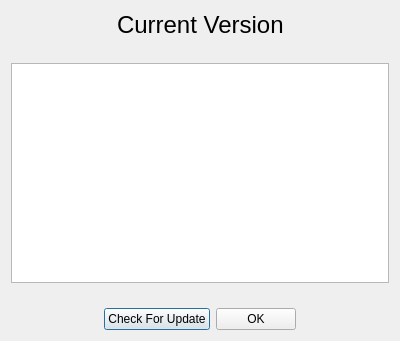
<?xml version="1.0" encoding="UTF-8"?>
<ui version="4.0">
 <class>AboutDlg</class>
 <widget class="QDialog" name="AboutDlg">
  <property name="geometry">
   <rect>
    <x>0</x>
    <y>0</y>
    <width>400</width>
    <height>341</height>
   </rect>
  </property>
  <property name="windowTitle">
   <string>About BerViewer</string>
  </property>
  <layout class="QVBoxLayout" name="verticalLayout">
   <item>
    <layout class="QHBoxLayout" name="horizontalLayout">
     <item>
      <spacer name="horizontalSpacer">
       <property name="orientation">
        <enum>Qt::Horizontal</enum>
       </property>
       <property name="sizeHint" stdset="0">
        <size>
         <width>40</width>
         <height>20</height>
        </size>
       </property>
      </spacer>
     </item>
     <item>
      <widget class="QLabel" name="mVersionLabel">
       <property name="font">
        <font>
         <pointsize>18</pointsize>
        </font>
       </property>
       <property name="text">
        <string>Current Version</string>
       </property>
      </widget>
     </item>
     <item>
      <spacer name="horizontalSpacer_2">
       <property name="orientation">
        <enum>Qt::Horizontal</enum>
       </property>
       <property name="sizeHint" stdset="0">
        <size>
         <width>40</width>
         <height>20</height>
        </size>
       </property>
      </spacer>
     </item>
    </layout>
   </item>
   <item>
    <spacer name="verticalSpacer">
     <property name="orientation">
      <enum>Qt::Vertical</enum>
     </property>
     <property name="sizeHint" stdset="0">
      <size>
       <width>20</width>
       <height>40</height>
      </size>
     </property>
    </spacer>
   </item>
   <item>
    <widget class="QTextEdit" name="mAboutText">
     <property name="minimumSize">
      <size>
       <width>0</width>
       <height>220</height>
      </size>
     </property>
     <property name="readOnly">
      <bool>true</bool>
     </property>
    </widget>
   </item>
   <item>
    <spacer name="verticalSpacer_2">
     <property name="orientation">
      <enum>Qt::Vertical</enum>
     </property>
     <property name="sizeHint" stdset="0">
      <size>
       <width>20</width>
       <height>40</height>
      </size>
     </property>
    </spacer>
   </item>
   <item>
    <layout class="QHBoxLayout" name="horizontalLayout_2">
     <item>
      <spacer name="horizontalSpacer_3">
       <property name="orientation">
        <enum>Qt::Horizontal</enum>
       </property>
       <property name="sizeHint" stdset="0">
        <size>
         <width>40</width>
         <height>20</height>
        </size>
       </property>
      </spacer>
     </item>
     <item>
      <widget class="QPushButton" name="mCheckUpdatBtn">
       <property name="text">
        <string>Check For Update</string>
       </property>
      </widget>
     </item>
     <item>
      <widget class="QPushButton" name="mOKBtn">
       <property name="text">
        <string>OK</string>
       </property>
      </widget>
     </item>
     <item>
      <spacer name="horizontalSpacer_4">
       <property name="orientation">
        <enum>Qt::Horizontal</enum>
       </property>
       <property name="sizeHint" stdset="0">
        <size>
         <width>40</width>
         <height>20</height>
        </size>
       </property>
      </spacer>
     </item>
    </layout>
   </item>
  </layout>
 </widget>
 <resources/>
 <connections/>
</ui>
